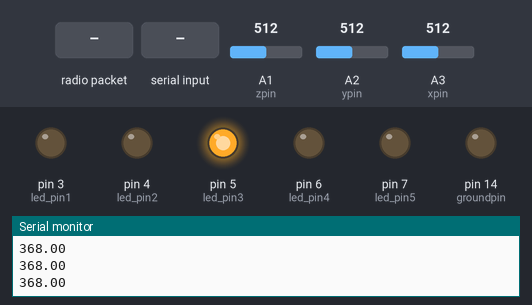
Bench run of a sketch on a simulated Arduino Uno, built with avr-gcc and run on an emulated ATmega328P. Parts: output pins drawn as LEDs (lit = HIGH), the last lines printed to the serial monitor. Dashed ring = blinking. The test bench sets the inputs (shaded band); at power-on: A1 (zpin) = 512, A2 (ypin) = 512, A3 (xpin) = 512. No radio packets arrive unless stated; pins used as bus, display or sensor lines are not drawn.

Above: at 2.5 s.
2.6 s: radio packet "." arrives
At 2.78 s:
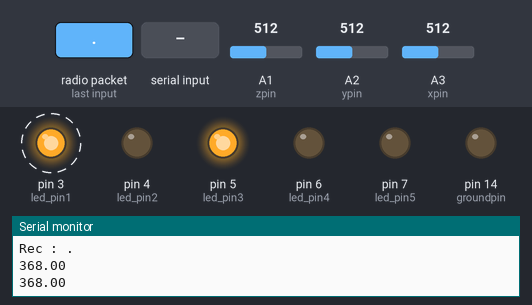
At 3.17 s:
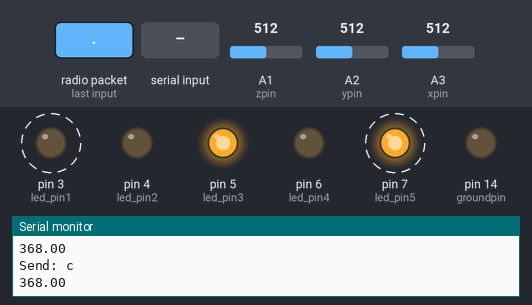
5.6 s: "1\n" received over Serial
8.6 s: radio packet "2" arrives
At 9.59 s:
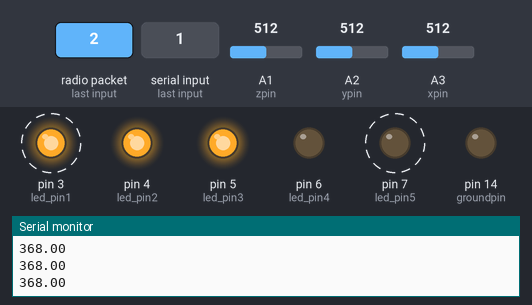
11.6 s: "4\n" received over Serial
At 12.15 s:
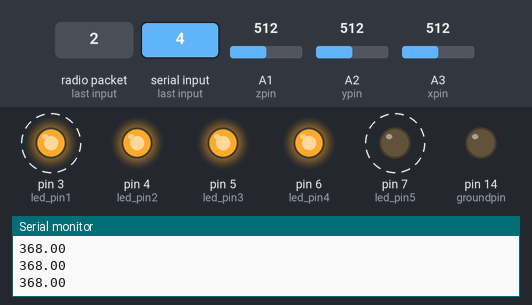
14.6 s: radio packet "5" arrives
17.6 s: "p\n" received over Serial
Timing chart, 0 to 21.6 s (numbered marks = the images above; inputs shaded):
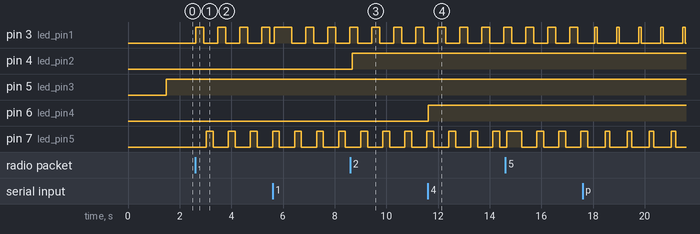

Measured:
- after the input at 2.6 s, pin 3 (led_pin1): alternates HIGH for 0.31 s and LOW for 0.54 s, starting at once; pin 7 (led_pin5): alternates HIGH for 0.27 s and LOW for 0.58 s, starting after 0.44 s
- after the input at 8.6 s, pin 4 (led_pin2): LOW → HIGH after 0.09 s
- after the input at 11.6 s, pin 6 (led_pin4): LOW → HIGH at once

The sketch:

improvaid-master.ino
```cpp
#include <VirtualWire.h> // Download at https://www.pjrc.com/teensy/td_libs_VirtualWire.html
#include "accelerometer.h"
//step detection
boolean beweegt = false;
unsigned long begin_beweging=0;

//accelerometer functionality
const int groundpin = 14;             // analog input pin 4 -- ground
const int powerpin = 18;              // analog input pin 5 -- voltage
const int xpin = A3;                  // x-axis of the accelerometer
const int ypin = A2;                  // y-axis
const int zpin = A1;                  // z-axis (only on 3-axis models)
int calibxyz=100;

//left-right oscillation functionality
double part=0.5;
int interval=500;
const int interval0=300;
const int interval1=500;
const int interval2=600;
const int interval3=650;
const double part0=0.7;
const double part1=0.3;
const double part2=0.1;
int power = 0;

double testtime=part*interval;
unsigned long previousMillis = 0;
int counter=0;

//chat functionality
const int transmit_pin = 12;                           // connect to transmitter
const int receive_pin = 8;                             // connect to receiver
const int transmit_en_pin = 2;                         // don't know if needed, but works
uint8_t buf[VW_MAX_MESSAGE_LEN];
uint8_t buflen = VW_MAX_MESSAGE_LEN;
int incomingByte = 0;

//LED functions
const int led_pin1=3;
const int led_pin2=4;
const int led_pin3=5;
const int led_pin4=6;
const int led_pin5=7;

int maximum = 0;

void setup(){
    //enable chat
        Serial.begin(9600);                             // Start serial monitor connection
        Serial.println(".__                                         .__    .___\n|__| _____ _____________  _______  _______  |__| __| _/\n|  |/     \\\\____ \\_  __ \\/  _ \\  \\/ /\\__  \\ |  |/ __ | \n|  |  Y Y  \\  |_> >  | \\(  <_> )   /  / __ \\|  / /_/ | \n|__|__|_|  /   __/|__|   \\____/ \\_/  (____  /__\\____ | \n         \\/|__|                           \\/        \\/ \n\n  _____ _____    _______/  |_  ___________\n /     \\\\__  \\  /  ___/\\   __\\/ __ \\_  __ \\\n|  Y Y  \\/ __ \\_\\___ \\  |  | \\  ___/|  | \\/\n|__|_|  (____  /____  > |__|  \\___  >__|   \n      \\/     \\/     \\/            \\/       \n                   .___    .__          \n  _____   ____   __| _/_ __|  |   ____  \n /     \\ /  _ \\ / __ |  |  \\  | _/ __ \\ \n|  Y Y  (  <_> ) /_/ |  |  /  |_\\  ___/ \n|__|_|  /\\____/\\____ |____/|____/\\___  >\n      \\/            \\/               \\/ ");
        Serial.println("Initializing...");
        vw_set_tx_pin(transmit_pin);
        vw_set_rx_pin(receive_pin);
        vw_set_ptt_pin(transmit_en_pin);
        vw_set_ptt_inverted(true);                      // Required for DR3100
        vw_setup(2000);                                 // Bits per sec
        vw_rx_start();                                  // Start receiver


    //initialize accelerometer
        accinit(groundpin, powerpin);


    //enable LED's
        Serial.println("Resetting outputs...");
        pinMode(led_pin1,OUTPUT);
        pinMode(led_pin2,OUTPUT);
        pinMode(led_pin3,OUTPUT);
        pinMode(led_pin4,OUTPUT);
        pinMode(led_pin5,OUTPUT);
        reset();
        delay(500);
        Serial.println("Ready");
}
void reset() {
    for (int thisPin = led_pin1; thisPin <= led_pin5; thisPin++) {
        digitalWrite(thisPin, LOW);
    }
    sendchar('+');
    part = part0;
    interval = interval0;
}
void setled(char a){
    switch(a){                                    //controls for changing LED status from remote
        case '1':
            digitalWrite(led_pin1,HIGH);
        break;
        case '2':
            digitalWrite(led_pin2,HIGH);
        break;
        case '3':
            digitalWrite(led_pin3,HIGH);
        break;
        case '4':
            digitalWrite(led_pin4,HIGH);
        break;
        case '5':
            digitalWrite(led_pin5,HIGH);
        break;
        case 'p': //cycle through values for part
            if(part == part0){
              part = part1;
            }else if(part == part1){
              part = part2;
            }else if(part == part2){
              part = part0;
            }else{
              part = part0;
            }
        break;
        case 'i': //cycle through values for interval
            if(interval == interval0){
              interval = interval1;
            }else if(interval == interval1){
              interval = interval2;
            }else if(interval ==interval2){
              interval = interval3;
            }else if(interval == interval3){
              interval = interval0;
            }else{
              interval = interval0;
            }
        break;
        case '.':
            power=1;
        break;
        case ',':
            power=0;
        case '`':
            reset();
        break;
        case '+':
            sendchar('+');
        break;
        case 'c':
            sendchar('c');
        break;
    }
}

int updatetime(double part, int interval, int counter){  //sets the time until next blink event
    if(counter%2==0){
        testtime = part*interval;
    }else if(counter%2==1){
        testtime = (1-part)*interval;
    }else{
        testtime=interval;
    }
    return testtime;
}

int ledblink(int counter){                                //blink events
    if(counter==0){
        digitalWrite(led_pin1, HIGH);
        counter++;
    }else if(counter==1){
        digitalWrite(led_pin1, LOW);
        counter++;
    }else if(counter==2){
        digitalWrite(led_pin5, HIGH);
        counter++;
        sendchar('c');
    }else if(counter==3){
        digitalWrite(led_pin5, LOW);
        counter = 0;
        sendchar('+');
    }else{
        counter = 0;
        digitalWrite(led_pin1,LOW);
        digitalWrite(led_pin5,LOW);
    }
    return counter;
}
void sendchar(char message){                                //sends a character
    char msg[1]={message};
    vw_send((uint8_t *)msg,1);
    vw_wait_tx();
    Serial.print("Send: ");
    Serial.print(message);
    Serial.println("");
}
void recvchar(char message){                                //receives a character from serial monitor or RFreceiver
    Serial.print("Rec : ");
    Serial.write(message);
    Serial.println("");
    setled(message);
}
char msg[1] = {};
void loop() {
    // Send the serial input
    if (Serial.available() > 0) {
        incomingByte = Serial.read();
        if(incomingByte != '\n' && incomingByte != 13){
            recvchar(incomingByte);
        }
    }
    // Read the received data
    vw_wait_rx_max(100); //delay needed, otherwise to little time to receive
    if (vw_get_message(buf, &buflen)){
        recvchar(buf[0]);
    }
    // change output when time is exceeded
    unsigned long currentMillis = millis();
    if(currentMillis - previousMillis >= testtime && power==1){
        previousMillis = currentMillis;
        testtime=updatetime(part,interval,counter);
        counter = ledblink(counter);
    }

  float eval1=accvalue(xpin,ypin,zpin,calibxyz);
  if(eval1>3){
      setled('3');
      Serial.println(eval1);
      if(beweegt==false){
        beweegt = true;
        begin_beweging = millis();
        Serial.println("eerste beweging");
      }
      unsigned long tijd_nu = millis();
      if(beweegt == true && (tijd_nu - begin_beweging) >=5000){
        power = 1;
      }
  }else{
    beweegt = false;
    Serial.println("gestopt met lopen voordat 5sec voorbij");
  }

}
```

accelerometer.h
```cpp
void accinit(int groundpin,int powerpin) {
  // Provide ground and power by using the analog inputs as normal
  // digital pins.  This makes it possible to directly connect the
  // breakout board to the Arduino.  If you use the normal 5V and
  // GND pins on the Arduino, you can remove these lines.
  pinMode(groundpin, OUTPUT);
  pinMode(powerpin, OUTPUT);
  digitalWrite(groundpin, LOW);
  digitalWrite(powerpin, HIGH);
}

float accmap(int pin, int xpin, int ypin, int zpin){
  int samples = 10;
  float value = 0;
  for(int i=1; i<=samples; i++){
    value = value + analogRead(pin);
  }
  value = value/samples;
  if(pin==xpin){
      return map(value,334,400,0,-100);
  }
  if(pin==ypin){
      return map(value,330,262,0,100);
  }
  if(pin==zpin){
      return map(value,336,272,0,-100);
  }

}

void accread(int xpin, int ypin, int zpin) {
  float x=accmap(xpin,xpin,ypin,zpin);
  float y=accmap(ypin,xpin,ypin,zpin);
  float z=accmap(zpin,xpin,ypin,zpin);
  float xyz=sqrt(pow(x,2)+pow(y,2)+pow(z,2));
  Serial.print("\t");
  Serial.print(x);
  Serial.print("\t");
  Serial.print(y);
  Serial.print("\t");
  Serial.print(z);
  Serial.print("\t");
  Serial.print(xyz);
  Serial.println();
}

float accvalue(int xpin, int ypin, int zpin, int calibxyz){
    float x=accmap(xpin,xpin,ypin,zpin);
    float y=accmap(ypin,xpin,ypin,zpin);
    float z=accmap(zpin,xpin,ypin,zpin);
    float value = round(sqrt(pow(x,2)+pow(y,2)+pow(z,2))-calibxyz);
    value = abs(value);
  return value;
}
```
